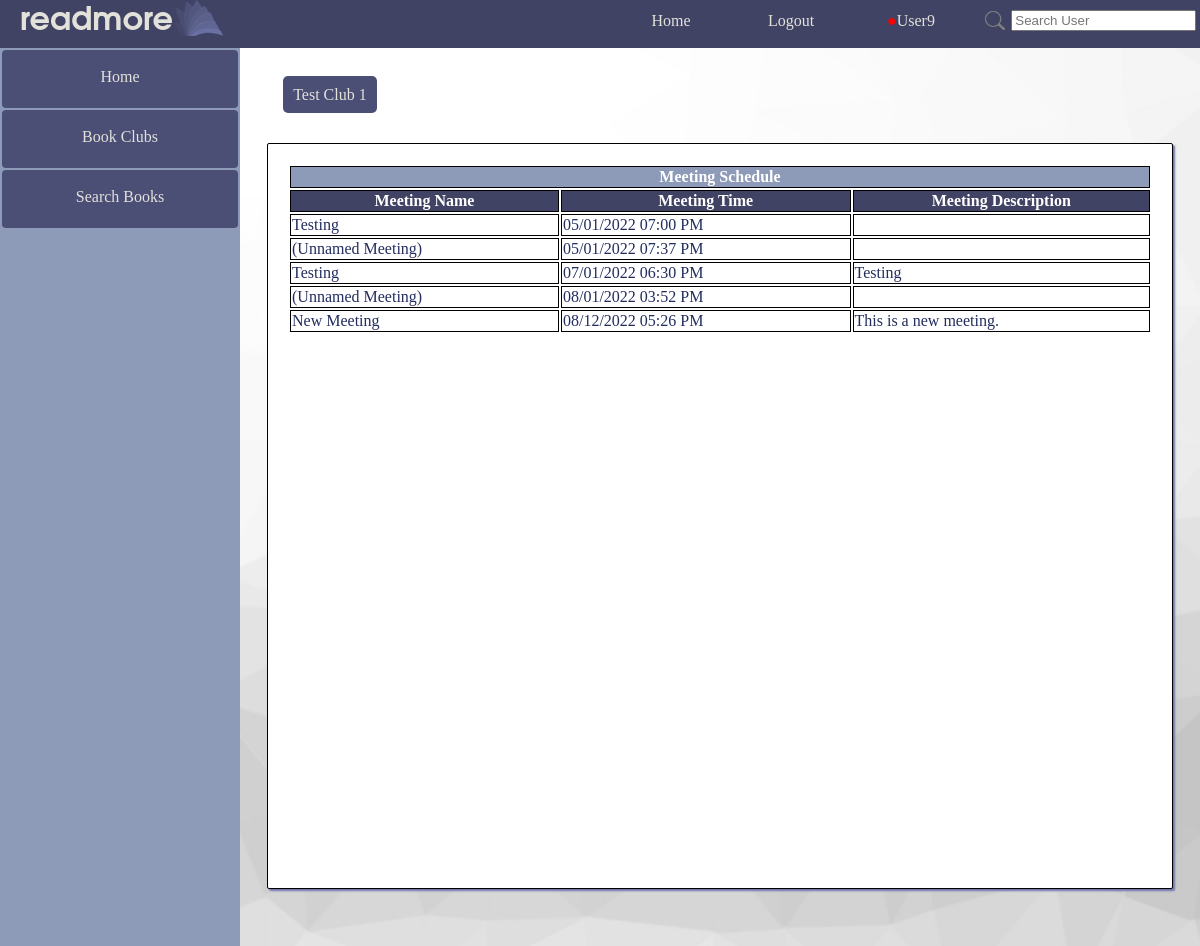
The page /readmore/club_schedule/2/ (signed in) on the database as committed earlier.
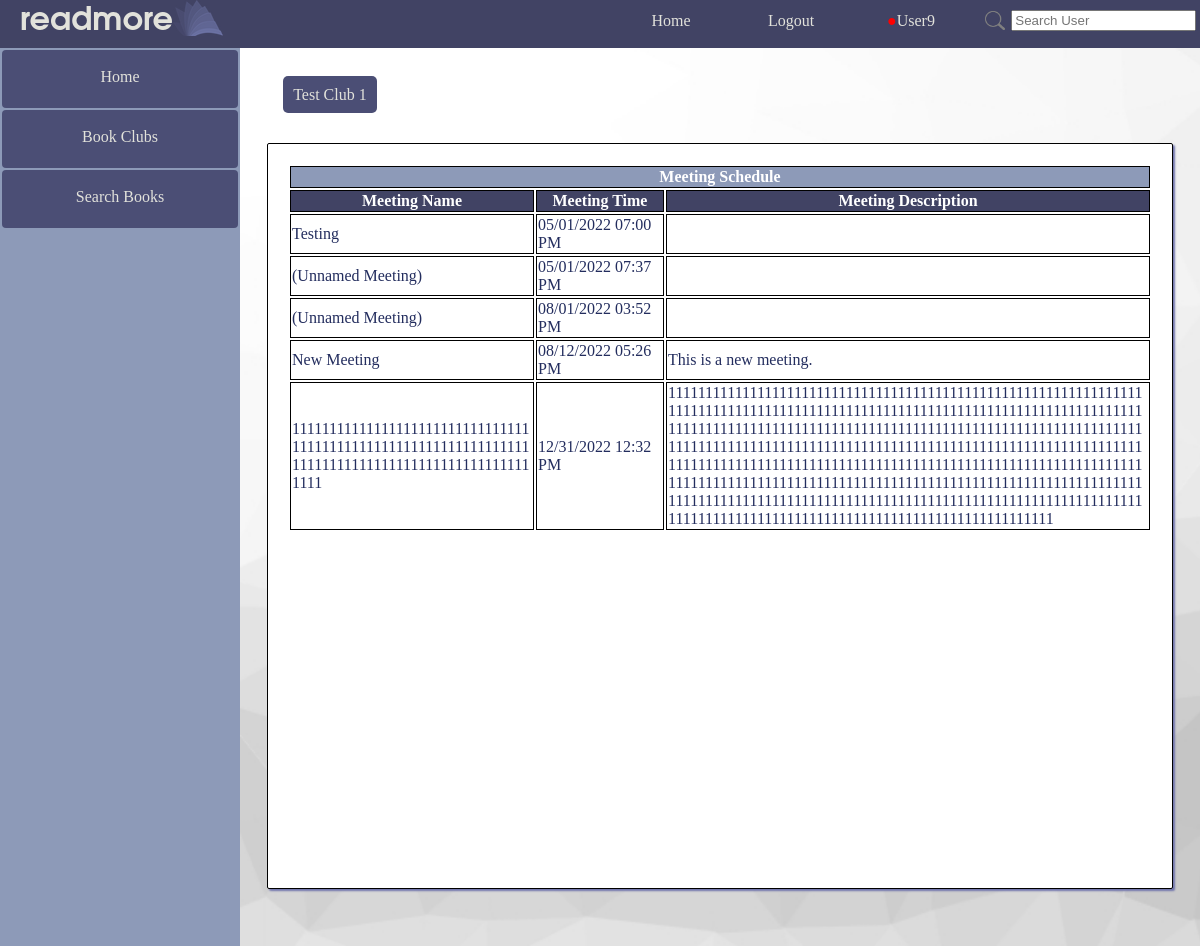
The same page on the database as committed later.
### readmore_app/models.py (models this page shows)
class Meeting(models.Model):
    meeting_id = models.AutoField(primary_key=True)
    meeting_name = models.CharField(max_length=100)
    meeting_description = models.TextField()
    meeting_club = models.ForeignKey(Club, models.CASCADE)
    meeting_time = models.DateTimeField()
    @staticmethod
    def update_meetings(club_id):
        club = Club.objects.get(pk=club_id)
        club_meetings = Meeting.objects.filter(meeting_club=club)
        delete_ids = []
        for meeting in club_meetings:
            if meeting.meeting_time < timezone.now():
                delete_ids.append(meeting.meeting_id)
        for id in delete_ids:
            Meeting.objects.get(pk=id).delete()
        return bool(delete_ids)

### readmore_app/views.py (the view)
# urls.py: path('club_schedule/<int:club_id>/', views.club_schedule, name='club_schedule'),
def club_schedule(request, club_id):
    if not request.user.is_authenticated:
        return HttpResponseRedirect(reverse("readmore_app:login"))
    real_user = UserExt.objects.get(pk=request.user.id)
    club = get_object_or_404(Club, club_id=club_id)
    meetings = Meeting.objects.filter(meeting_club=club).order_by('meeting_time')
    Meeting.update_meetings(club_id)
    if real_user == club.club_owner:
        message = False
        if request.method != "POST":
            form = meetingform()
            return render(request, "readmore_app/schedule.html", {"real_user": real_user, "club": club, 'meetings': meetings, 'form': form})
        else:
            form = meetingform(request.POST)
            if form.is_valid():
                new_meeting = Meeting()
                new_meeting.meeting_club = club
                new_meeting.meeting_name = form.cleaned_data['meeting_name']
                new_meeting.meeting_time = datetime.combine(form.cleaned_data['meeting_date'], form.cleaned_data['meeting_time'])
                new_meeting.meeting_description = form.cleaned_data['meeting_description']
                new_meeting.save()
                message = "New Meeting Saved to Schedule"
                form = meetingform()
            meetings = Meeting.objects.filter(meeting_club=club).order_by('meeting_time')
            return render(request, "readmore_app/schedule.html", {"real_user": real_user, "club": club, 'meetings': meetings, 'form': form, 'message': message})
    else:
        return render(request, "readmore_app/schedule_member_view.html", {"real_user": real_user, 'meetings': meetings, "club": club})

### readmore_app/templatetags/extras.py (called while the page is built)
@register.simple_tag
def num_notifications(user_id):
    try:
        this_user = UserExt.objects.get(pk=user_id)
        return Notification.objects.filter(notification_user=this_user).count()
    except Exception as e:
        return ""

### readmore_app/templates/readmore_app/schedule_member_view.html (shortened to what this page needs)
{% extends parent_template|default:"base.html" %}
{% load static %}
{% load extras %}
{% block content %}
<div style="display:flex;flex-direction: column;align-items: center;padding: 4% 0%;margin-left:0%;height:fit-content;">
<div style="align-self: flex-start;margin-left: 4.5%;">
	<a class="anchor_button" href="{% url 'readmore_app:club' club.club_id %}" style="margin-top: 1.5%; ">{{ club.club_name }}</a>
</div>
<div class="basic_card" style="width: 90%;">
<center>
    <table id="schedule" style="margin-bottom: 100px; width: 100%;">
        <tr><th colspan="3" style="text-align: center; background: #8d9ab8; color: white;">Meeting Schedule</th></tr>
        <tr>
            <th style="background: #414364; color: white;">Meeting Name</th>
            <th style="background: #414364; color: white;">Meeting Time</th>
            <th style="background: #414364; color: white;">Meeting Description</th>
        </tr>
        {% for meeting in meetings %}
        <tr>
            <td style="max-width: 20vw; word-wrap: break-word;">{% if not meeting.meeting_name %}(Unnamed Meeting){% endif %}{{ meeting.meeting_name }}</td>
            <td style="max-width: 15vw;">{{ meeting.meeting_time|date:'m/d/Y h:i A' }}</td>
            <td style="max-width: 40vw;word-wrap: break-word;">{{ meeting.meeting_description }}</td>
        </tr>
        {% endfor %}
    </table>
    </center>
</div>
{% endblock %}

Rows that differ between the two databases and show on the page:
removed Meeting: meeting_name "Testing", meeting_time "07/01/2022 06:30 PM", meeting_description "Testing"
added Meeting: meeting_name "1111111111111111111111111111111111111111111111111111111111111111111111111111111111111111111111111111", meeting_time "12/31/2022 12:32 PM", meeting_description "11111111111111111111111111111111111111111111111111111111111111111111111111111111111111111111111111111111111111111111111111111111111111111111111111111111111111111111111111111111111111111111111111111111111111111111111111111111111111111111111111111111111111111111111111111111111111111111111111111111111111111111111111111111111111111111111111111111111111111111111111111111111111111111111111111111111111111111111111111111111111111111111111111111111111111111111111111111111111111111111111111111111111111111"
